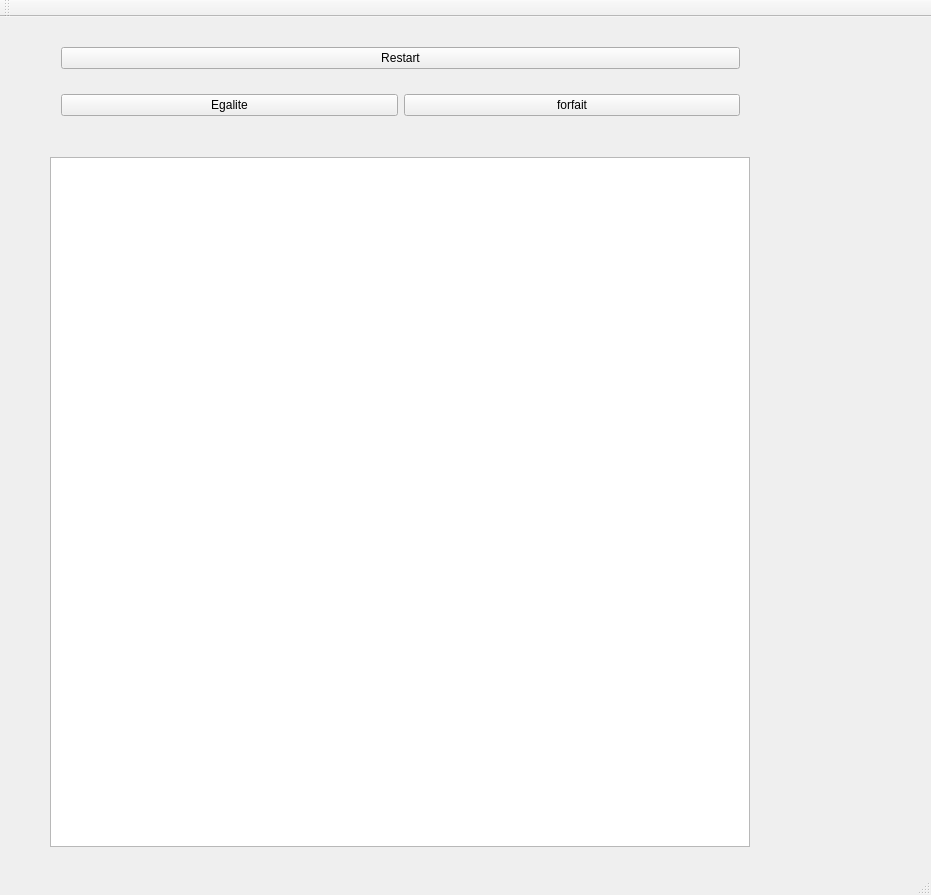
<?xml version="1.0" encoding="UTF-8"?>
<ui version="4.0">
 <class>MainWindow</class>
 <widget class="QMainWindow" name="MainWindow">
  <property name="geometry">
   <rect>
    <x>0</x>
    <y>0</y>
    <width>931</width>
    <height>895</height>
   </rect>
  </property>
  <property name="windowTitle">
   <string>MainWindow</string>
  </property>
  <widget class="QWidget" name="centralWidget">
   <widget class="QGraphicsView" name="graphicsView">
    <property name="geometry">
     <rect>
      <x>50</x>
      <y>140</y>
      <width>700</width>
      <height>690</height>
     </rect>
    </property>
    <property name="minimumSize">
     <size>
      <width>700</width>
      <height>690</height>
     </size>
    </property>
    <property name="maximumSize">
     <size>
      <width>700</width>
      <height>690</height>
     </size>
    </property>
   </widget>
   <widget class="QWidget" name="verticalLayoutWidget">
    <property name="geometry">
     <rect>
      <x>50</x>
      <y>0</y>
      <width>701</width>
      <height>131</height>
     </rect>
    </property>
    <layout class="QVBoxLayout" name="verticalLayout">
     <item>
      <widget class="QPushButton" name="btnRestart">
       <property name="text">
        <string>Restart</string>
       </property>
      </widget>
     </item>
     <item>
      <layout class="QHBoxLayout" name="horizontalLayout">
       <item>
        <widget class="QPushButton" name="btnEgalite">
         <property name="text">
          <string>Egalite</string>
         </property>
        </widget>
       </item>
       <item>
        <widget class="QPushButton" name="btnForfait">
         <property name="text">
          <string>forfait</string>
         </property>
        </widget>
       </item>
      </layout>
     </item>
    </layout>
   </widget>
  </widget>
  <widget class="QMenuBar" name="menuBar">
   <property name="geometry">
    <rect>
     <x>0</x>
     <y>0</y>
     <width>931</width>
     <height>21</height>
    </rect>
   </property>
  </widget>
  <widget class="QToolBar" name="mainToolBar">
   <attribute name="toolBarArea">
    <enum>TopToolBarArea</enum>
   </attribute>
   <attribute name="toolBarBreak">
    <bool>false</bool>
   </attribute>
  </widget>
  <widget class="QStatusBar" name="statusBar"/>
 </widget>
 <layoutdefault spacing="6" margin="11"/>
 <resources/>
 <connections/>
</ui>
